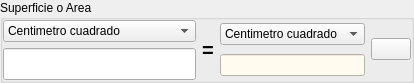
            <widget class="QGroupBox" name="groupBox_2">
             <property name="maximumSize">
              <size>
               <width>16777215</width>
               <height>82</height>
              </size>
             </property>
             <property name="title">
              <string>Superficie o Area</string>
             </property>
             <layout class="QGridLayout" name="gridLayout_4">
              <property name="leftMargin">
               <number>0</number>
              </property>
              <property name="topMargin">
               <number>0</number>
              </property>
              <property name="rightMargin">
               <number>0</number>
              </property>
              <property name="bottomMargin">
               <number>0</number>
              </property>
              <item row="1" column="2">
               <layout class="QGridLayout" name="gridLayout_5">
                <item row="1" column="0">
                 <widget class="QLineEdit" name="lineEdit_3">
                  <property name="enabled">
                   <bool>true</bool>
                  </property>
                  <property name="font">
                   <font>
                    <weight>75</weight>
                    <bold>true</bold>
                   </font>
                  </property>
                  <property name="focusPolicy">
                   <enum>Qt::NoFocus</enum>
                  </property>
                  <property name="styleSheet">
                   <string notr="true">color: rgb(0, 0, 255);
background-color: rgb(255, 251, 239);</string>
                  </property>
                  <property name="alignment">
                   <set>Qt::AlignRight|Qt::AlignTrailing|Qt::AlignVCenter</set>
                  </property>
                  <property name="readOnly">
                   <bool>true</bool>
                  </property>
                 </widget>
                </item>
                <item row="0" column="0">
                 <widget class="QComboBox" name="comboBox_6">
                  <property name="focusPolicy">
                   <enum>Qt::NoFocus</enum>
                  </property>
                  <item>
                   <property name="text">
                    <string>Centimetro cuadrado</string>
                   </property>
                  </item>
                  <item>
                   <property name="text">
                    <string>Metro cuadrado</string>
                   </property>
                  </item>
                  <item>
                   <property name="text">
                    <string>Kilometro cuadrado</string>
                   </property>
                  </item>
                  <item>
                   <property name="text">
                    <string>Hectarea</string>
                   </property>
                  </item>
                  <item>
                   <property name="text">
                    <string>Milla cuadrada</string>
                   </property>
                  </item>
                  <item>
                   <property name="text">
                    <string>Acre</string>
                   </property>
                  </item>
                  <item>
                   <property name="text">
                    <string>Yarda cuadrada</string>
                   </property>
                  </item>
                  <item>
                   <property name="text">
                    <string>Pie cuadrado</string>
                   </property>
                  </item>
                  <item>
                   <property name="text">
                    <string>Pulgada cuadrada</string>
                   </property>
                  </item>
                 </widget>
                </item>
                <item row="0" column="1" rowspan="2">
                 <widget class="QPushButton" name="pushButton_10">
                  <property name="icon">
                   <iconset resource="recoverdrake.qrc">
                    <normaloff>:/Imagenes/sustituir.png</normaloff>:/Imagenes/sustituir.png</iconset>
                  </property>
                  <property name="iconSize">
                   <size>
                    <width>25</width>
                    <height>25</height>
                   </size>
                  </property>
                 </widget>
                </item>
               </layout>
              </item>
              <item row="1" column="0">
               <layout class="QGridLayout" name="gridLayout_6">
                <item row="0" column="0">
                 <widget class="QComboBox" name="comboBox_4">
                  <property name="focusPolicy">
                   <enum>Qt::NoFocus</enum>
                  </property>
                  <item>
                   <property name="text">
                    <string>Centimetro cuadrado</string>
                   </property>
                  </item>
                  <item>
                   <property name="text">
                    <string>Metro cuadrado</string>
                   </property>
                  </item>
                  <item>
                   <property name="text">
                    <string>Kilometro cuadrado</string>
                   </property>
                  </item>
                  <item>
                   <property name="text">
                    <string>Hectarea</string>
                   </property>
                  </item>
                  <item>
                   <property name="text">
                    <string>Milla cuadrada</string>
                   </property>
                  </item>
                  <item>
                   <property name="text">
                    <string>Acre</string>
                   </property>
                  </item>
                  <item>
                   <property name="text">
                    <string>Yarda cuadrada</string>
                   </property>
                  </item>
                  <item>
                   <property name="text">
                    <string>Pie cuadrado</string>
                   </property>
                  </item>
                  <item>
                   <property name="text">
                    <string>Pulgada cuadrada</string>
                   </property>
                  </item>
                 </widget>
                </item>
                <item row="1" column="0">
                 <widget class="QLineEdit" name="lineEdit_4">
                  <property name="font">
                   <font>
                    <pointsize>15</pointsize>
                    <weight>75</weight>
                    <bold>true</bold>
                   </font>
                  </property>
                  <property name="alignment">
                   <set>Qt::AlignRight|Qt::AlignTrailing|Qt::AlignVCenter</set>
                  </property>
                 </widget>
                </item>
               </layout>
              </item>
              <item row="1" column="1">
               <widget class="QLabel" name="label_2">
                <property name="font">
                 <font>
                  <pointsize>15</pointsize>
                  <weight>75</weight>
                  <bold>true</bold>
                 </font>
                </property>
                <property name="text">
                 <string>=</string>
                </property>
               </widget>
              </item>
             </layout>
            </widget>
